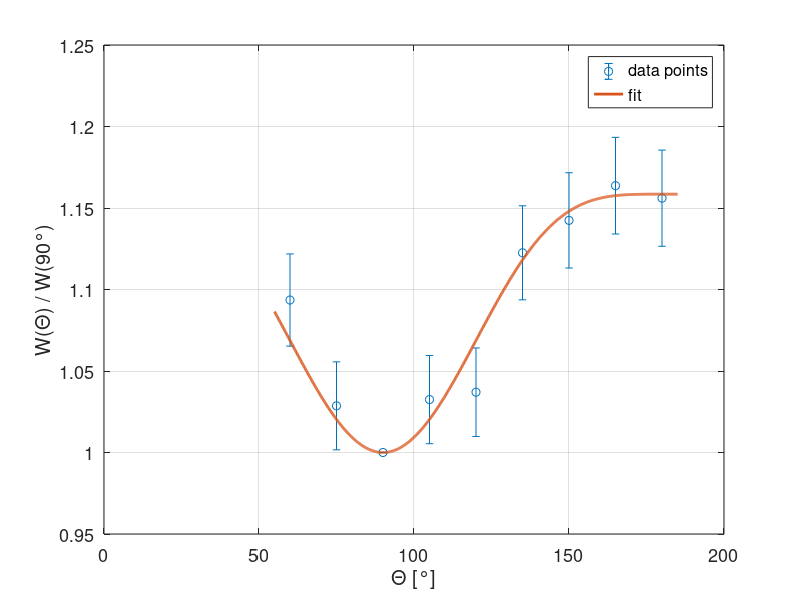

Write the MATLAB code that produced this figure.

clear; 

% read data
data = csvread('scaler_data.csv');
angle = data(:,1);
angle = angle/180*pi;
small = data(:,2);
N = data(:,3);

% compute errors and weights
D_N = sqrt(N);                  % absolute error of N
D_N_90 = sqrt(N(7));
W = N/N(7);
d_W = sqrt(1./N + 1/N(7));      % relative error of W
D_W = d_W .* W;                 % absolute error of W
D_W(7) = 1e-10;                 % absolute error of W(90) -> small!
weights = 1./D_W.^2;  % weights for least squares

% fit model (already done, maybe redo with errors of angles)
a1 = 0.3138;
a2 = -0.1553;
f_fitted = @(x) 1+a1*cos(x*pi/180).^2+a2*cos(x*pi/180).^4;

% % analytic function
% a1 = 1/8;
% a2 = 1/24;
% f_analytic = @(x) 1+a1*cos(x*pi/180).^2+a2*cos(x*pi/180).^4;

% plot
x = angle*180/pi;
x2 = linspace(55,185,1000);
y = W;
errorbar(x,y,D_W,'o');
hold on;
plot(x2,f_fitted(x2),'linewidth',2);
% hold on;
% plot(x2, f_analytic(x2), 'linewidth',2);
xlabel('\Theta [°]');
ylabel('W(\Theta) / W(90°)');
legend('data points','fit','theoretical');
set(gca,'fontsize',13);
grid on;
